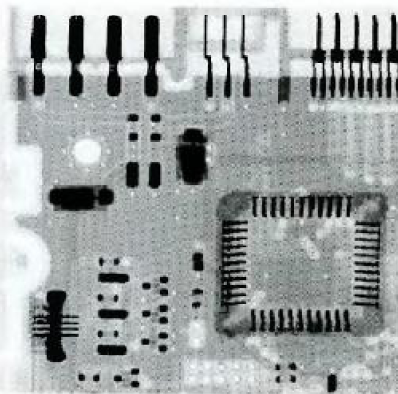
#> input picture Prácticas/Practica05/imagenes/circuit2.png, 398 x 394 px
$ python Ejercicios13.py
#> lines starting #> are read from the running program, lines starting #| are printed output that depends on the picture
#> in probar_filtros, imagen is the input picture: shape (394, 398, 3); mean R, G, B 158.8, 163.5, 163.2
#| Imagen cargada. Shape: (394, 398, 3), Dtype: uint8
#| Imagen a color detectada con shape: (394, 398, 3)
#| Nueva shape: (394, 398)
#| Imagen lista. Shape final: (394, 398), Dtype: uint8
"""
Práctica 5: Restauración de Imágenes
Autor: Hermes Alberto Delgado Díaz
319258613

Dependencias:
    - numpy
    - matplotlib.pyplot
    - skimage.io
    - scipy.fft
"""

import numpy as np
import matplotlib.pyplot as plt
from skimage import io

# =====================================
# FUNCIONES DE RUIDO
# =====================================

# [12 lines left out: function ruidoSalPimienta, not called in this run]

def ruidoGaussiano(imagen, media, desviacion_estandar):
#> called with media = 0, desviacion_estandar = 25
    imagen_float = imagen.astype(np.float64)
    ruido = np.random.normal(media, desviacion_estandar, imagen.shape)
    imagen_ruidosa = imagen_float + ruido
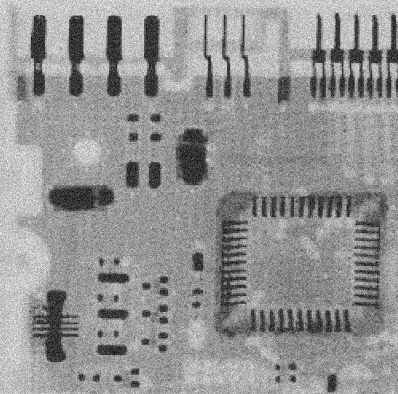
#> imagen_ruidosa: shape (394, 398) float64; min -86.15, max 342, mean 161.8; drawn with min black and max white
    imagen_ruidosa = np.clip(imagen_ruidosa, 0, 255)
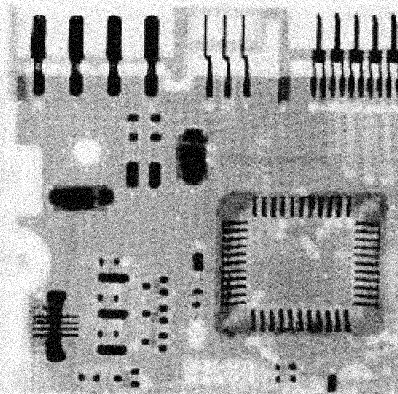
#> imagen_ruidosa: shape (394, 398) float64; min 0, max 255, mean 161.5
    return imagen_ruidosa.astype(np.uint8)

# =====================================
# FILTRO PROMEDIO ARITMÉTICO
# =====================================

def convolucionAritmetica(n, vecinos):
    suma = 0.0
    for v in vecinos:
        suma += float(v)
    promedio = suma / n
    return promedio

def filtroAritmetico(orden, imagen):
#> called with orden = 7
    filas, columnas = imagen.shape
#> filas = 394; columnas = 398
    pad = orden // 2

    imagen_padded = np.pad(imagen, pad, mode = 'edge')
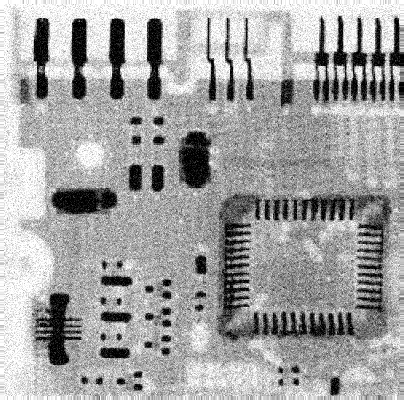
#> imagen_padded: shape (400, 404); min 0, max 255, mean 162.6
    resultado = np.zeros_like(imagen, dtype = np.float64)

    for i in range(filas):
        for j in range(columnas):
            ventana = imagen_padded[i: i + orden, j: j + orden]
            vecinos = ventana.flatten()

            n = orden * orden
            resultado[i, j] = convolucionAritmetica(n,vecinos)
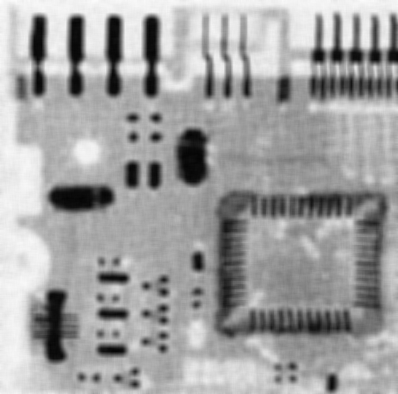
#> resultado: shape (394, 398) float64; min 4.98, max 252.1, mean 161.1

    return np.clip(resultado, 0, 255).astype(np.uint8)

# =====================================
# FILTRO PROMEDIO GEOMÉTRICO
# =====================================

def convolucionGeometrica(n, vecinos):
    producto = 1.0

    for v in vecinos:
        if v != 0:
            producto *= v
        else:
            producto *= 0.001
    exponente = 1.0 / n
    resultado  = producto ** exponente
    return resultado

def filtroGeometrico(orden, imagen):
#> called with orden = 7
    filas, columnas = imagen.shape
    pad = orden // 2

    imagen_padded = np.pad(imagen.astype(np.float64), pad, mode = 'edge')
    resultado = np.zeros_like(imagen, dtype = np.float64)

    for i in range(filas):
        for j in range(columnas):
            ventana = imagen_padded[i: i + orden, j: j + orden]
            vecinos = ventana.flatten()

            n = orden * orden
            resultado[i, j] = convolucionGeometrica(n, vecinos)
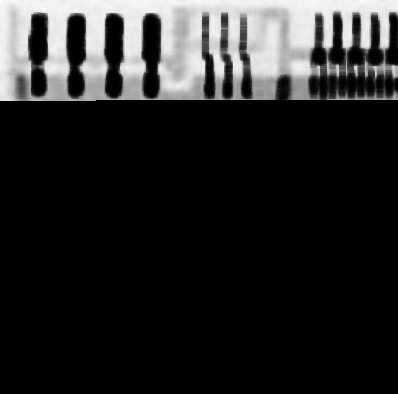
#> resultado: shape (394, 398) float64; min 0, max 252, mean 37.8

    return np.clip(resultado, 0, 255).astype(np.uint8)

# =====================================
# FILTRO ADAPTATIVO
# =====================================

def mediaLocal(vecinos):
    return np.mean(vecinos)

def varianzaLocal(vecinos):
    return np.var(vecinos)

def varianzaGeneral(imagen):
    return np.var(imagen)

# [122 lines left out: functions filtroAdaptativo, mediana_pixeles, nivelA, nivelB, filtroMedianaAdaptativo, not called in this run]

def probar_filtros():
    """
    Función para probar todos los filtros implementados.
    """
    print("Cargando imagen de prueba...")

    # Cargar imagen (ajusta la ruta según tu estructura)
    try:
        imagen = io.imread('../imagenes/circuit2.png')
        print(f"Imagen cargada. Shape: {imagen.shape}, Dtype: {imagen.dtype}")
    except Exception as e:
        print(f"No se pudo cargar la imagen: {e}")
        print("Creando imagen de prueba...")
        imagen = np.random.randint(100, 200, (256, 256), dtype=np.uint8)

    # Convertir a escala de grises si es necesario
    if len(imagen.shape) == 3:
        print(f"Imagen a color detectada con shape: {imagen.shape}")
        print("Convirtiendo a escala de grises...")
        # Método 1: Promedio de canales
        imagen = np.mean(imagen, axis=2).astype(np.uint8)
        # Método 2 (alternativo): Conversión estándar RGB a gris
        # imagen = (0.299 * imagen[:,:,0] + 0.587 * imagen[:,:,1] + 0.114 * imagen[:,:,2]).astype(np.uint8)
        print(f"Nueva shape: {imagen.shape}")

    # Normalizar si no es uint8
    if imagen.dtype != np.uint8:
        print(f"Normalizando imagen de {imagen.dtype} a uint8...")
        imagen = ((imagen - imagen.min()) /
                 (imagen.max() - imagen.min()) * 255).astype(np.uint8)

    print(f"Imagen lista. Shape final: {imagen.shape}, Dtype: {imagen.dtype}")
    print("\n1. Probando Filtro Aritmético...")
    # Agregar ruido gaussiano
    img_gauss = ruidoGaussiano(imagen, 0, 25)
    img_arit = filtroAritmetico(7, img_gauss)

    print("\n2. Probando Filtro Geométrico...")
    img_geom = filtroGeometrico(7, img_gauss)

    print("\n3. Probando Filtro Adaptativo...")
    # Estimar varianza del ruido (sigma^2 = 25^2 = 625)
    varianza_ruido = 625
    img_adapt = filtroAdaptativo(img_gauss, 7, varianza_ruido)

    print("\n4. Probando Filtro Mediana Adaptativo...")
    # Agregar ruido sal y pimienta
    img_sp = ruidoSalPimienta(imagen, 0.25, 0.25)
    img_med_adapt = filtroMedianaAdaptativo(img_sp, 7)

    # Mostrar resultados
    fig, axes = plt.subplots(3, 3, figsize=(15, 15))

    # Fila 1: Filtros con ruido gaussiano
    axes[0, 0].imshow(imagen, cmap='gray')
    axes[0, 0].set_title('Original')
    axes[0, 0].axis('off')

    axes[0, 1].imshow(img_gauss, cmap='gray')
    axes[0, 1].set_title('Con Ruido Gaussiano')
    axes[0, 1].axis('off')

    axes[0, 2].imshow(img_arit, cmap='gray')
    axes[0, 2].set_title('Filtro Aritmético 7x7')
    axes[0, 2].axis('off')

    # Fila 2: Continuación filtros gaussiano
    axes[1, 0].imshow(img_geom, cmap='gray')
    axes[1, 0].set_title('Filtro Geométrico 7x7')
    axes[1, 0].axis('off')

    axes[1, 1].imshow(img_adapt, cmap='gray')
    axes[1, 1].set_title('Filtro Adaptativo 7x7')
    axes[1, 1].axis('off')

    axes[1, 2].axis('off')

    # Fila 3: Filtro mediana adaptativo
    axes[2, 0].imshow(imagen, cmap='gray')
    axes[2, 0].set_title('Original')
    axes[2, 0].axis('off')

    axes[2, 1].imshow(img_sp, cmap='gray')
    axes[2, 1].set_title('Con Ruido Sal y Pimienta')
    axes[2, 1].axis('off')

    axes[2, 2].imshow(img_med_adapt, cmap='gray')
    axes[2, 2].set_title('Filtro Mediana Adaptativo')
    axes[2, 2].axis('off')

    plt.tight_layout()
    plt.show()

    print("\n¡Pruebas completadas!")

# Ejecutar pruebas si se ejecuta directamente
if __name__ == "__main__":
#> (the run stopped early here; a loop or call above may not have finished)
